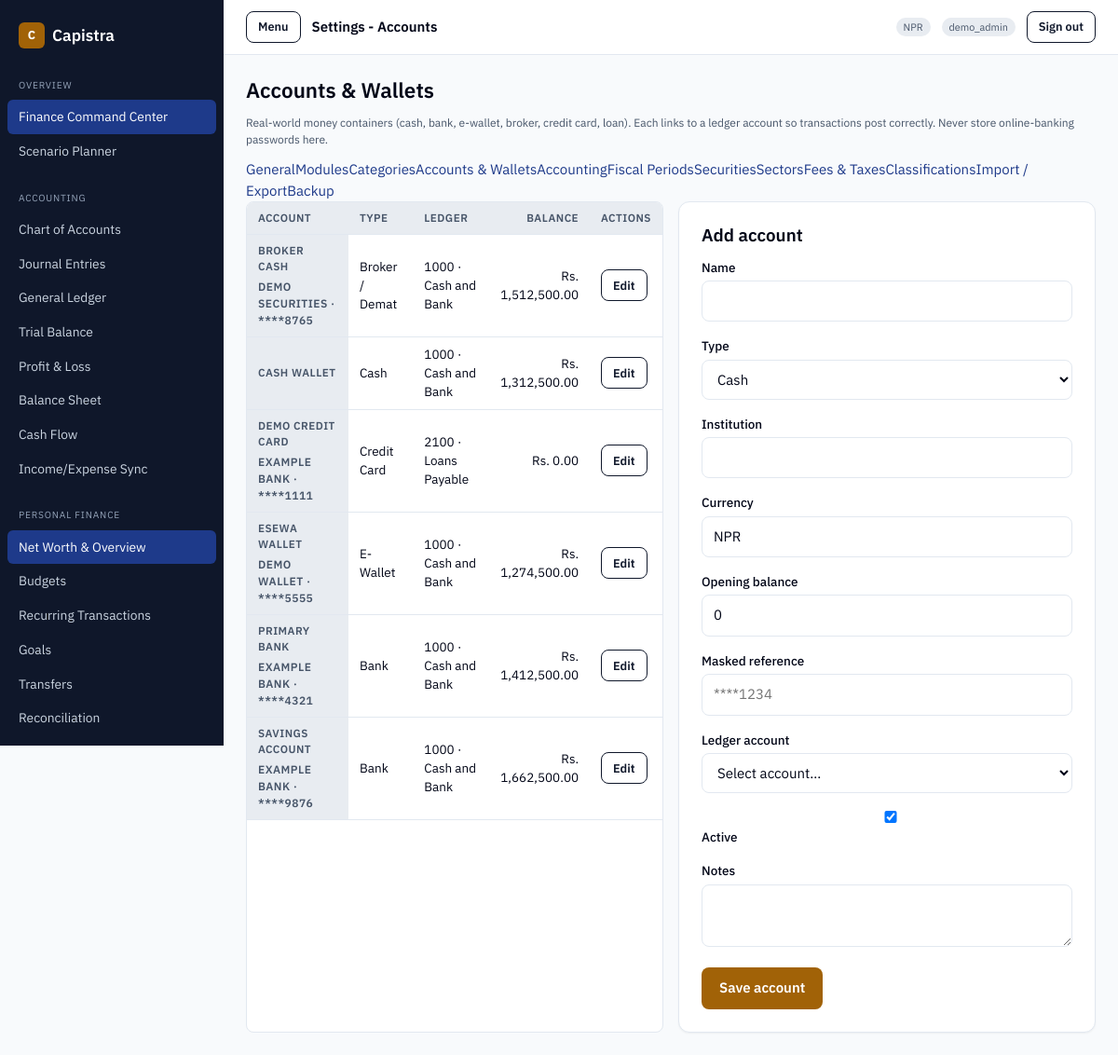
/admin/settings/accounts.php (signed in), run on the app's committed database.
### tables this page shows
CREATE TABLE `financial_accounts` (
  `id` int(11) NOT NULL AUTO_INCREMENT,
  `name` varchar(150) NOT NULL,
  `type` enum('cash','bank','e_wallet','broker','credit_card','loan','other') NOT NULL DEFAULT 'cash',
  `institution` varchar(150) DEFAULT NULL,
  `currency` char(3) NOT NULL DEFAULT 'NPR',
  `opening_balance` decimal(18,2) NOT NULL DEFAULT 0,
  `masked_reference` varchar(60) DEFAULT NULL COMMENT 'masked only, e.g. ****1234',
  `ledger_account_id` int(11) DEFAULT NULL,
  `is_active` tinyint(1) NOT NULL DEFAULT 1,
  `notes` text DEFAULT NULL,
  `created_at` timestamp NOT NULL DEFAULT current_timestamp(),
  `updated_at` timestamp NOT NULL DEFAULT current_timestamp() ON UPDATE current_timestamp(),
  PRIMARY KEY (`id`),
  UNIQUE KEY `uq_financial_account_name` (`name`),
  KEY `idx_financial_account_type` (`type`),
  CONSTRAINT `fk_financial_account_ledger` FOREIGN KEY (`ledger_account_id`)
    REFERENCES `accounts` (`id`) ON DELETE SET NULL
);

CREATE TABLE `accounts` (
  `id` int(11) NOT NULL AUTO_INCREMENT,
  `code` varchar(20) NOT NULL,
  `name` varchar(150) NOT NULL,
  `type` enum('asset','liability','equity','income','expense') NOT NULL,
  `subtype` varchar(60) DEFAULT NULL COMMENT 'e.g. current_asset, cash, revenue',
  `parent_id` int(11) DEFAULT NULL,
  `opening_balance` decimal(18,2) NOT NULL DEFAULT 0,
  `opening_balance_type` enum('debit','credit') NOT NULL DEFAULT 'debit',
  `is_cash_account` tinyint(1) NOT NULL DEFAULT 0,
  `is_active` tinyint(1) NOT NULL DEFAULT 1,
  `description` varchar(255) DEFAULT NULL,
  `created_at` timestamp NOT NULL DEFAULT current_timestamp(),
  PRIMARY KEY (`id`),
  UNIQUE KEY `uq_accounts_code` (`code`),
  KEY `idx_accounts_type` (`type`),
  KEY `idx_accounts_parent` (`parent_id`),
  CONSTRAINT `fk_accounts_parent` FOREIGN KEY (`parent_id`)
    REFERENCES `accounts` (`id`) ON DELETE SET NULL
);

### config/app.php (called while the page is built, shortened)
<?php
if (!function_exists('capistra_pdo')) {
    function capistra_pdo(): PDO
    {
        static $pdo = null;
        if ($pdo instanceof PDO) {
            return $pdo;
        }
        $dsn = sprintf('mysql:host=%s;port=%s;dbname=%s;charset=%s', DB_HOST, DB_PORT, DB_NAME, DB_CHARSET);
        $pdo = new PDO($dsn, DB_USER, DB_PASSWORD, [
            PDO::ATTR_ERRMODE            => PDO::ERRMODE_EXCEPTION,
            PDO::ATTR_DEFAULT_FETCH_MODE => PDO::FETCH_ASSOC,
            PDO::ATTR_EMULATE_PREPARES   => false,
        ]);
        return $pdo;
    }
}

### lib/financial_accounts.php (called while the page is built, shortened)
<?php
require_once dirname(__DIR__) . '/config/settings.php';
if (!function_exists('capistra_account_types')) {
    function capistra_account_types(): array
    {
        return [
            'cash'        => 'Cash',
            'bank'        => 'Bank',
            'e_wallet'    => 'E-Wallet',
            'broker'      => 'Broker / Demat',
            'credit_card' => 'Credit Card',
            'loan'        => 'Loan / Credit Line',
            'other'       => 'Other',
        ];
    }
}
if (!function_exists('capistra_financial_accounts')) {
    function capistra_financial_accounts(bool $activeOnly = false): array
    {
        $sql = 'SELECT f.*, a.code AS ledger_code, a.name AS ledger_name
                FROM financial_accounts f
                LEFT JOIN accounts a ON a.id = f.ledger_account_id';
        $sql .= ' ORDER BY f.is_active DESC, f.name';
        return capistra_pdo()->query($sql)->fetchAll();
    }
}
if (!function_exists('capistra_financial_account_get')) {
    function capistra_financial_account_get(int $id): ?array
    {
        $stmt = capistra_pdo()->prepare('SELECT * FROM financial_accounts WHERE id = ? LIMIT 1');
        $stmt->execute([$id]);
        return $stmt->fetch() ?: null;
    }
}
if (!function_exists('capistra_financial_account_balance')) {
    function capistra_financial_account_balance(int $id, ?string $asOf = null): ?float
    {
        $account = capistra_financial_account_get($id);
        $sql = 'SELECT COALESCE(SUM(l.debit - l.credit),0)
                FROM journal_lines l
                JOIN journal_entries e ON e.id = l.journal_entry_id
                WHERE l.account_id = :aid AND e.status = \'posted\'';
        $params = [':aid' => (int) $account['ledger_account_id']];
        $stmt = capistra_pdo()->prepare($sql);
        $stmt->execute($params);
        $movement = (float) $stmt->fetchColumn();
        $opening = (float) $account['opening_balance'];
        if (in_array($account['type'], ['credit_card', 'loan'], true)) {
            $opening = -$opening;
        }
        return round($opening + $movement, 2);
    }
}

### accounting/lib/auth.php (called while the page is built, shortened)
<?php
require_once dirname(__DIR__, 2) . '/config/app.php';
if (!function_exists('e')) {
    function e(?string $value): string
    {
        return htmlspecialchars((string) $value, ENT_QUOTES, 'UTF-8');
    }
}

### config/settings.php (called while the page is built, shortened)
<?php
require_once __DIR__ . '/app.php';
if (!function_exists('capistra_setting_defaults')) {
    function capistra_setting_defaults(): array
    {
        return [
            'display_name'            => APP_NAME,
            'company_name'            => APP_NAME,
            'company_address'         => '',
            'company_tax_id'          => '',
            'financial_profile_mode'  => 'personal',
            'base_currency'           => APP_BASE_CURRENCY,
            'currency_symbol_style'   => 'prefix',
            'number_grouping'         => 'international',
            'decimal_precision'       => '2',
            'timezone'                => 'Asia/Kathmandu',
            'date_format'             => 'Y-m-d',
            'date_display_mode'       => 'AD',
            'fiscal_year_start'       => '07-01',
            'default_reporting_period'=> 'fiscal_year',
            'dashboard_landing'       => 'accounting/index.php',
            'theme'                   => 'light',
            'density'                 => 'comfortable',
            'low_cash_threshold'      => '0',
            'portfolio_concentration_limit' => '35',
            'nepse_country'           => 'Nepal',
            'nepse_currency'          => 'NPR',
            'market_data_source'      => 'manual',
        ];
    }
}
if (!function_exists('capistra_settings')) {
    function capistra_settings(bool $refresh = false): array
    {
        static $cache = null;
        if ($cache !== null && !$refresh) {
            return $cache;
        }
        $cache = capistra_setting_defaults();
        try {
            $pdo = capistra_pdo();
            $rows = $pdo->query('SELECT setting_key, setting_value FROM app_settings')->fetchAll();
            foreach ($rows as $row) {
                $key = (string) $row['setting_key'];
                $cache[$key] = (string) ($row['setting_value'] ?? '');
            }
        } catch (Throwable $e) {
            error_log('capistra_settings: ' . $e->getMessage());
        }
        return $cache;
    }
}
if (!function_exists('capistra_setting')) {
    function capistra_setting(string $key, ?string $default = null): ?string
    {
        $all = capistra_settings();
        if (array_key_exists($key, $all) && $all[$key] !== '') {
            return $all[$key];
        }
        return $default ?? ($all[$key] ?? null);
    }
}
if (!function_exists('capistra_setting_int')) {
    function capistra_setting_int(string $key, int $default = 0): int
    {
        $value = capistra_setting($key, (string) $default);
        return is_numeric($value) ? (int) $value : $default;
    }
}
if (!function_exists('capistra_base_currency')) {
    function capistra_base_currency(): string
    {
        $value = capistra_setting('base_currency', null);
        return strtoupper(trim($value));
    }
}
if (!function_exists('capistra_currency_symbol')) {
    function capistra_currency_symbol(string $code): string
    {
        return match (strtoupper($code)) {
            'NPR'   => 'Rs.',
            'USD'   => '$',
            'EUR'   => '€',
            'GBP'   => '£',
            'INR'   => '₹',
            'AUD'   => 'A$',
            'CAD'   => 'C$',
            'JPY'   => '¥',
            'CNY'   => '¥',
            default => strtoupper($code),
        };
    }
}
if (!function_exists('capistra_money')) {
    function capistra_money(float|int|string $amount, ?string $code = null): string
    {
        $code     = strtoupper($code ?? capistra_base_currency());
        $decimals = max(0, min(4, capistra_setting_int('decimal_precision', 2)));
        $grouping = (string) capistra_setting('number_grouping', 'international');
        if ($grouping === 'south_asian') {
            $formatted = capistra_format_south_asian((float) $amount, $decimals);
        } else {
            $formatted = number_format((float) $amount, $decimals, '.', ',');
        }
        $symbol = capistra_currency_symbol($code);
        return $symbol . ' ' . $formatted;
    }
}

### admin/settings/accounts.php (the view, shortened to what this page needs)
<?php
require_once dirname(__DIR__) . '/lib/admin.php';
$editing = isset($_GET['edit']) ? capistra_financial_account_get((int) $_GET['edit']) : null;
capistra_layout_header('Settings - Accounts', 'index.php', '../../');
?>
<h1>Accounts &amp; Wallets</h1>
<p class="hint">Real-world money containers (cash, bank, e-wallet, broker, credit card, loan). Each links to a ledger account so transactions post correctly. Never store online-banking passwords here.</p>
<div class="grid grid--2">
  <div class="table-wrap">
    <table class="data">
      <thead><tr><th scope="col">Account</th><th scope="col">Type</th><th scope="col">Ledger</th><th scope="col" class="num">Balance</th><th scope="col">Actions</th></tr></thead>
      <tbody>
      <?php foreach (capistra_financial_accounts() as $acc): ?>
        <?php $bal = capistra_financial_account_balance((int) $acc['id']); ?>
        <tr>
          <th scope="row"><?= e((string) $acc['name']) ?><?php if (!$acc['is_active']): ?> <span class="badge">Inactive</span><?php endif; ?>
            <?php if ($acc['institution']): ?><div class="hint"><?= e((string) $acc['institution']) ?><?= $acc['masked_reference'] ? ' · ' . e((string) $acc['masked_reference']) : '' ?></div><?php endif; ?>
          </th>
          <td><?= e(capistra_account_types()[$acc['type']] ?? (string) $acc['type']) ?></td>
          <td><?= $acc['ledger_code'] ? e($acc['ledger_code'] . ' · ' . $acc['ledger_name']) : '<span class="badge badge--neg">unmapped</span>' ?></td>
          <td class="num"><?= $bal === null ? '—' : e(capistra_money($bal)) ?></td>
          <td><a class="btn btn--secondary btn--sm" href="accounts.php?edit=<?= (int) $acc['id'] ?>">Edit</a></td>
        </tr>
      <?php endforeach; ?>
      </tbody>
    </table>
  </div>
  <div class="card">
    <h2><?= $editing ? 'Edit account' : 'Add account' ?></h2>
    <form method="post" action="accounts.php">
      <div class="form-row"><label for="name">Name</label><input id="name" name="name" required maxlength="150" value="<?= e((string) ($editing['name'] ?? '')) ?>"></div>
      <div class="form-row"><label for="type">Type</label>
        <select id="type" name="type">
          <?php foreach (capistra_account_types() as $v => $l): ?>
            <option value="<?= e($v) ?>" <?= ($editing['type'] ?? 'cash') === $v ? 'selected' : '' ?>><?= e($l) ?></option>
          <?php endforeach; ?>
        </select></div>
      <div class="form-row"><label for="institution">Institution</label><input id="institution" name="institution" maxlength="150" value="<?= e((string) ($editing['institution'] ?? '')) ?>"></div>
      <div class="form-row"><label for="currency">Currency</label><input id="currency" name="currency" maxlength="3" value="<?= e((string) ($editing['currency'] ?? capistra_base_currency())) ?>"></div>
      <div class="form-row"><label for="opening_balance">Opening balance</label><input id="opening_balance" name="opening_balance" type="number" step="0.01" value="<?= e((string) ($editing['opening_balance'] ?? '0')) ?>"></div>
      <div class="form-row"><label for="masked_reference">Masked reference</label><input id="masked_reference" name="masked_reference" maxlength="60" placeholder="****1234" value="<?= e((string) ($editing['masked_reference'] ?? '')) ?>"></div>
      <div class="form-row"><label for="ledger_account_id">Ledger account</label>
        <select id="ledger_account_id" name="ledger_account_id" required>
          <option value="">Select account…</option>
        </select></div>
      <div class="form-row"><label class="switch"><input type="checkbox" name="is_active" value="1" <?= (($editing['is_active'] ?? 1) ? 'checked' : '') ?>><span>Active</span></label></div>
      <div class="form-row"><label for="notes">Notes</label><textarea id="notes" name="notes" rows="2"><?= e((string) ($editing['notes'] ?? '')) ?></textarea></div>
      <button class="btn btn--primary" type="submit">Save account</button>
    </form>
  </div>
</div>

### assets/css/capistra.css (style rules this page uses)
:root { --color-primary: #0f172a; --color-on-primary: #ffffff; --color-secondary: #1e3a8a; --color-accent: #a16207; --color-on-accent: #ffffff; --color-background: #f8fafc; --color-foreground: #020617; --color-card: #ffffff; --color-muted: #e8ecf1; --color-muted-foreground: #475569; --color-border: #e2e8f0; --color-destructive: #dc2626; --color-on-destructive: #ffffff; --color-ring: #0f172a; --color-positive: #047857; --color-negative: #b91c1c; --space-xs: 2px; --space-sm: 4px; --space-md: 8px; --space-lg: 12px; --space-xl: 16px; --space-2xl: 24px; --space-3xl: 32px; --radius-sm: 6px; --radius-md: 8px; --radius-lg: 12px; --shadow-sm: 0 1px 2px rgba(0, 0, 0, 0.05); --shadow-md: 0 4px 6px rgba(0, 0, 0, 0.08); --shadow-lg: 0 10px 15px rgba(0, 0, 0, 0.10); --motion-fast: 150ms; --motion-base: 200ms; }
* { box-sizing: border-box; }
html, body { margin: 0; padding: 0; background: var(--color-background); color: var(--color-foreground); font-family: "IBM Plex Sans", -apple-system, BlinkMacSystemFont, "Segoe UI", Roboto, Arial, sans-serif; font-size: 15px; line-height: 1.5; -webkit-font-smoothing: antialiased; }
a { color: var(--color-secondary); text-decoration: none; }
h1, h2, h3, h4 { margin: 0 0 var(--space-lg); font-weight: 600; line-height: 1.25; }
h1 { font-size: 1.5rem; }
h2 { font-size: 1.25rem; }
.grid { display: grid; gap: var(--space-xl); }
.grid--2 { grid-template-columns: repeat(auto-fit, minmax(320px, 1fr)); }
.card { background: var(--color-card); border: 1px solid var(--color-border); border-radius: var(--radius-lg); padding: var(--space-2xl); box-shadow: var(--shadow-sm); }
.table-wrap { overflow-x: auto; border: 1px solid var(--color-border); border-radius: var(--radius-md); background: var(--color-card); }
table.data { width: 100%; border-collapse: collapse; font-size: 0.9rem; }
table.data th, table.data td { text-align: left; padding: var(--space-md) var(--space-lg); border-bottom: 1px solid var(--color-border); }
table.data th { background: var(--color-muted); font-weight: 600; font-size: 0.78rem; text-transform: uppercase; letter-spacing: 0.04em; color: var(--color-muted-foreground); }
table.data td.num, table.data th.num { text-align: right; font-variant-numeric: tabular-nums; }
.form-row { margin-bottom: var(--space-xl); }
label { display: block; font-weight: 500; margin-bottom: var(--space-sm); font-size: 0.9rem; }
input, select, textarea { width: 100%; padding: 10px 12px; border: 1px solid var(--color-border); border-radius: var(--radius-md); font: inherit; background: #fff; color: var(--color-foreground); transition: border-color var(--motion-base) ease, box-shadow var(--motion-base) ease; }
.hint { font-size: 0.8rem; color: var(--color-muted-foreground); margin-top: var(--space-sm); }
.btn { display: inline-flex; align-items: center; justify-content: center; gap: var(--space-md); min-height: 40px; padding: 10px 18px; border-radius: var(--radius-md); border: 1px solid transparent; font: inherit; font-weight: 600; cursor: pointer; transition: background var(--motion-base) ease, opacity var(--motion-base) ease; }
.btn--primary { background: var(--color-accent); color: var(--color-on-accent); }
.btn--secondary { background: transparent; color: var(--color-primary); border-color: var(--color-primary); }
.btn--sm { min-height: 34px; padding: 6px 12px; font-size: 0.85rem; }

### data on the page
financial_accounts: name "BROKER CASH", institution "DEMO SECURITIES", masked_reference "****8765", type "Broker / Demat", ledger_account.name "1000 · Cash and Bank", bal "Rs. 1,512,500.00"
financial_accounts: name "CASH WALLET", type "Cash", ledger_account.name "1000 · Cash and Bank", bal "Rs. 1,312,500.00"
financial_accounts: name "DEMO CREDIT CARD", institution "EXAMPLE BANK", masked_reference "****1111", type "Credit Card", ledger_account.name "2100 · Loans Payable", bal "Rs. 0.00"
financial_accounts: name "ESEWA WALLET", institution "DEMO WALLET", masked_reference "****5555", type "E-Wallet", ledger_account.name "1000 · Cash and Bank", bal "Rs. 1,274,500.00"
financial_accounts: name "PRIMARY BANK", institution "EXAMPLE BANK", masked_reference "****4321", type "Bank", ledger_account.name "1000 · Cash and Bank", bal "Rs. 1,412,500.00"
financial_accounts: name "SAVINGS ACCOUNT", institution "EXAMPLE BANK", masked_reference "****9876", type "Bank", ledger_account.name "1000 · Cash and Bank", bal "Rs. 1,662,500.00"

### other printed values
capistra_setting('display_name', APP_NAME) "Capistra"
$group "OVERVIEW"
$label "Finance Command Center"
$label "Scenario Planner"
$group "ACCOUNTING"
$label "Chart of Accounts"
$label "Journal Entries"
$label "General Ledger"
$label "Trial Balance"
$label "Profit & Loss"
$label "Balance Sheet"
$label "Cash Flow"
$label "Income/Expense Sync"
$group "PERSONAL FINANCE"
$label "Net Worth & Overview"
